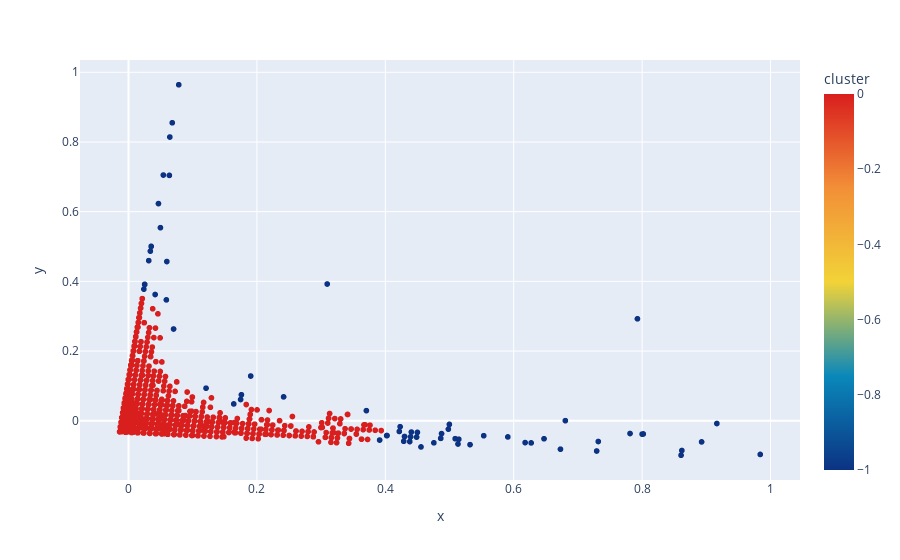

Source (notebook cell):
### Code cell
px.scatter(reduced, x='x', y='y', color="cluster",
           color_continuous_scale=px.colors.diverging.Portland)

### Figure 1 — Plotly figure (JSON) as saved in the notebook; plotly's stock layout.template omitted (floating-point values rounded to 4 significant figures; data arrays with more than 128 entries replaced by an {"elided": "..."} marker saying what was removed)
{"data": [{"hovertemplate": "x=%{x}<br>y=%{y}<br>cluster=%{marker.color}<extra></extra>", "legendgroup": "", "marker": {"color": {"elided": "21083 int values"}, "coloraxis": "coloraxis", "symbol": "circle"}, "mode": "markers", "name": "", "showlegend": false, "type": "scattergl", "x": {"elided": "21083 float values"}, "xaxis": "x", "y": {"elided": "21083 float values"}, "yaxis": "y"}], "layout": {"coloraxis": {"colorbar": {"title": {"text": "cluster"}}, "colorscale": [[0, "rgb(12,51,131)"], [0.25, "rgb(10,136,186)"], [0.5, "rgb(242,211,56)"], [0.75, "rgb(242,143,56)"], [1, "rgb(217,30,30)"]]}, "legend": {"tracegroupgap": 0}, "margin": {"t": 60}, "xaxis": {"anchor": "y", "domain": [0, 1], "title": {"text": "x"}}, "yaxis": {"anchor": "x", "domain": [0, 1], "title": {"text": "y"}}}}
